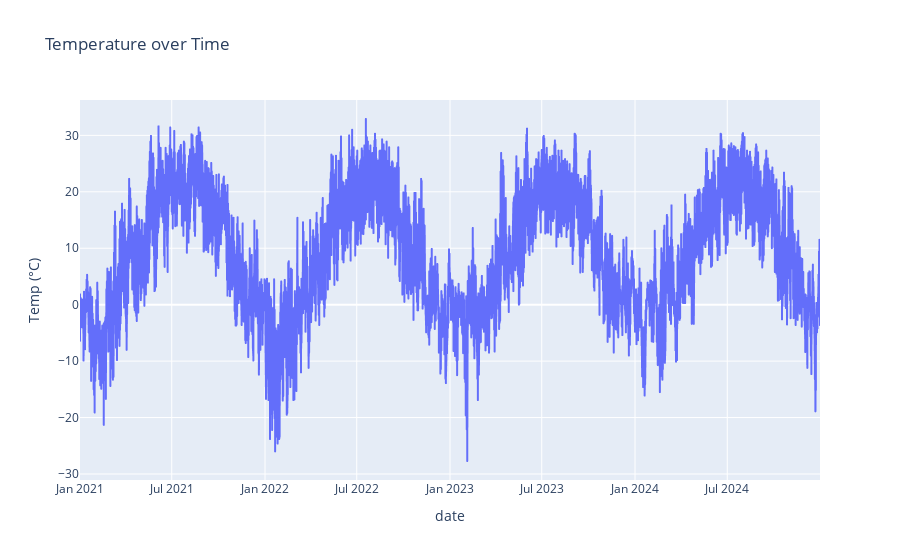

The notebook cell this image was saved under:
### Code cell
px.line(timedata, x='date', y='Temp (°C)', title='Temperature over Time').show()

### Figure 1 — Plotly figure (JSON) as saved in the notebook; plotly's stock layout.template omitted (floating-point values rounded to 4 significant figures; data arrays with more than 128 entries replaced by an {"elided": "..."} marker saying what was removed)
{"data": [{"hovertemplate": "date=%{x}<br>Temp (°C)=%{y}<extra></extra>", "legendgroup": "", "line": {"color": "#636efa", "dash": "solid"}, "marker": {"symbol": "circle"}, "mode": "lines", "name": "", "showlegend": false, "type": "scattergl", "x": {"elided": "35064 str values"}, "xaxis": "x", "y": {"elided": "35064 float values"}, "yaxis": "y"}], "layout": {"legend": {"tracegroupgap": 0}, "title": {"text": "Temperature over Time"}, "xaxis": {"anchor": "y", "domain": [0, 1], "title": {"text": "date"}}, "yaxis": {"anchor": "x", "domain": [0, 1], "title": {"text": "Temp (°C)"}}}}
